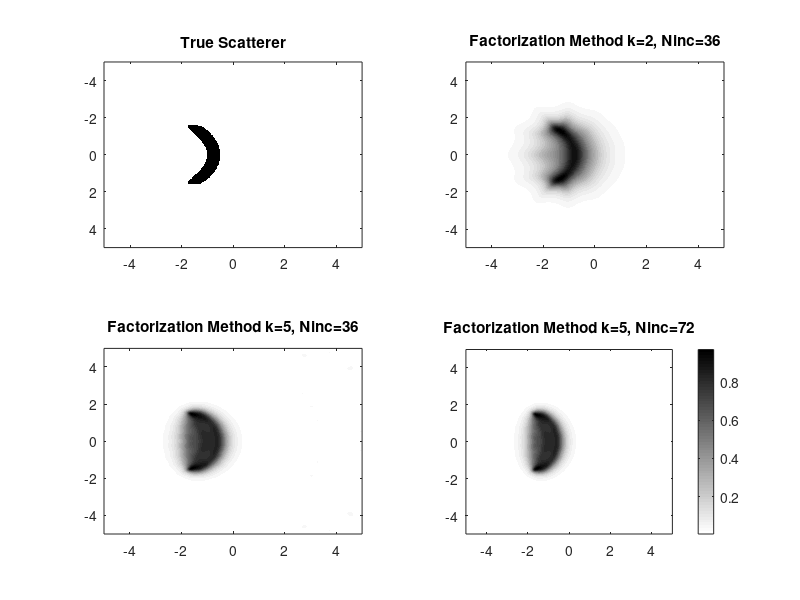

Source code (MATLAB): (Note: this script raises an error after producing the figure.)

% Plot reconstruction of the 'boomerang' inhomogeneity, for
% different values of k and Ninc

%% True scatterer
c = 1.6;   
a = 0.8; 
inhom = @(x,y) 10*(((c*x + 2*a/c*y.^2).^2+y.^2 ) <= c^2 & (x+2.5).^2 + y.^2 <=4);

%% Parameters
Nx = 401;
xmax = 5;
x = linspace(-xmax,xmax, Nx);
M = inhom(x,x');
Mn = M/max(M(:));

%% Figure
hFig = figure;

ax1 = subplot(2, 2, 1);  
imagesc(x,x,Mn);
colormap(gca, 1-gray); 
title('True Scatterer');

ax2 = subplot(2, 2, 2);  
p1 = load('FM_boomerang_s=0,6_Ninc=36_k=2.mat');
norm1 = max(abs(p1.W(:)));
contourf(x, x, p1.W./norm1, 30, 'LineColor', 'none');
colormap(ax2,1-gray)
title('Factorization Method k=2, Ninc=36');


ax3 = subplot(2, 2, 3);  
p2 = load('FM_boomerang_s=0,6_Ninc=36_k=5.mat');
norm2 = max(abs(p2.W(:)));
contourf(x, x, p2.W./norm2, 30, 'LineColor', 'none');
colormap(ax3,1-gray)
title('Factorization Method k=5, Ninc=36');


ax4 = subplot(2, 2, 4); 
p5 = load('FM_boomerang_s=0,6_Ninc=72_k=5.mat');
norm5 = max(abs(p5.W(:)));
contourf(x, x, p5.W./norm5, 30, 'LineColor', 'none');
colormap(ax4,1-gray)
title('Factorization Method k=5, Ninc=72')

cb = colorbar(ax4);
cb.Position(1) = ax4.Position(1) + ax4.Position(3) + 0.01;
cb.Position(2) = ax3.Position(2);
cb.Position(4) = ax2.Position(2) + ax2.Position(4) - ax3.Position(2);


% filename = sprintf('fig_boomerang.png');
% exportgraphics(hFig, filename, 'Resolution', 300);
